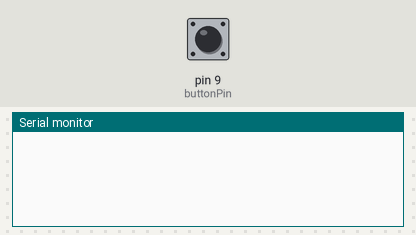
This sketch was run on a simulated Arduino Uno, built with avr-gcc and run on an emulated ATmega328P. Shown: the last lines printed to the serial monitor. Inputs (shaded band) come from the test bench; at power-on: pin 9 (buttonPin) HIGH.

Above: at 1.2 s.
1.3 s: pin 9 (buttonPin) pulled LOW for 0.15 s
At 2.5 s:
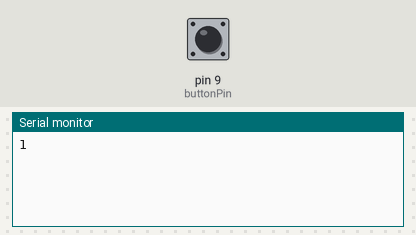
2.9 s: pin 9 (buttonPin) pulled LOW for 1 s
At 4.4 s:
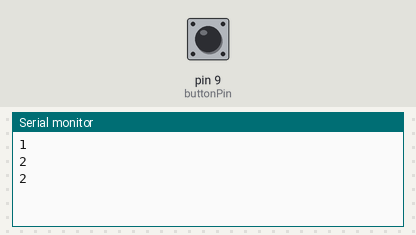
5.4 s: pin 9 (buttonPin) pulled LOW for 0.15 s
At 6.8 s:
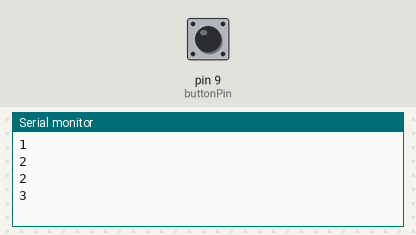
Timing chart, 0 to 8.4 s (numbered marks = the images above; inputs shaded):
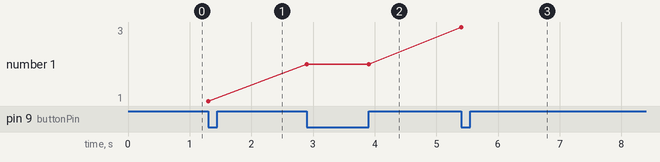

The sketch:

buttontest.ino
```cpp
int buttonPin = 9;
int newState = 0;
int oldState = 1;
unsigned long buttonTime = 0;

int counter = 0;

unsigned long time = 0;

void setup() {
  // put your setup code here, to run once:
  pinMode(buttonPin, INPUT);
  digitalWrite(buttonPin, HIGH);
  Serial.begin(9600);
}

void loop() {
  time = millis();
  // put your main code here, to run repeatedly:
    //Serial.print(digitalRead(9));
    newState = digitalRead(buttonPin);
    if(newState != oldState && time - buttonTime >= 300){
      if(newState == LOW){
        counter++;
        Serial.println();
        buttonTime = millis();
      }
     Serial.println(counter);
    }
    oldState = newState;
}
```

Measured:
- after the input at 1.3 s, the serial monitor: prints a new line at once (image 1)
- after the input at 2.9 s, the serial monitor: prints a new line at once (image 2)
- after the input at 5.4 s, the serial monitor: prints a new line at once (image 3)
- plotted number 1: 1 → 2 after the input at 2.9 s, 2 → 3 after the input at 5.4 s
